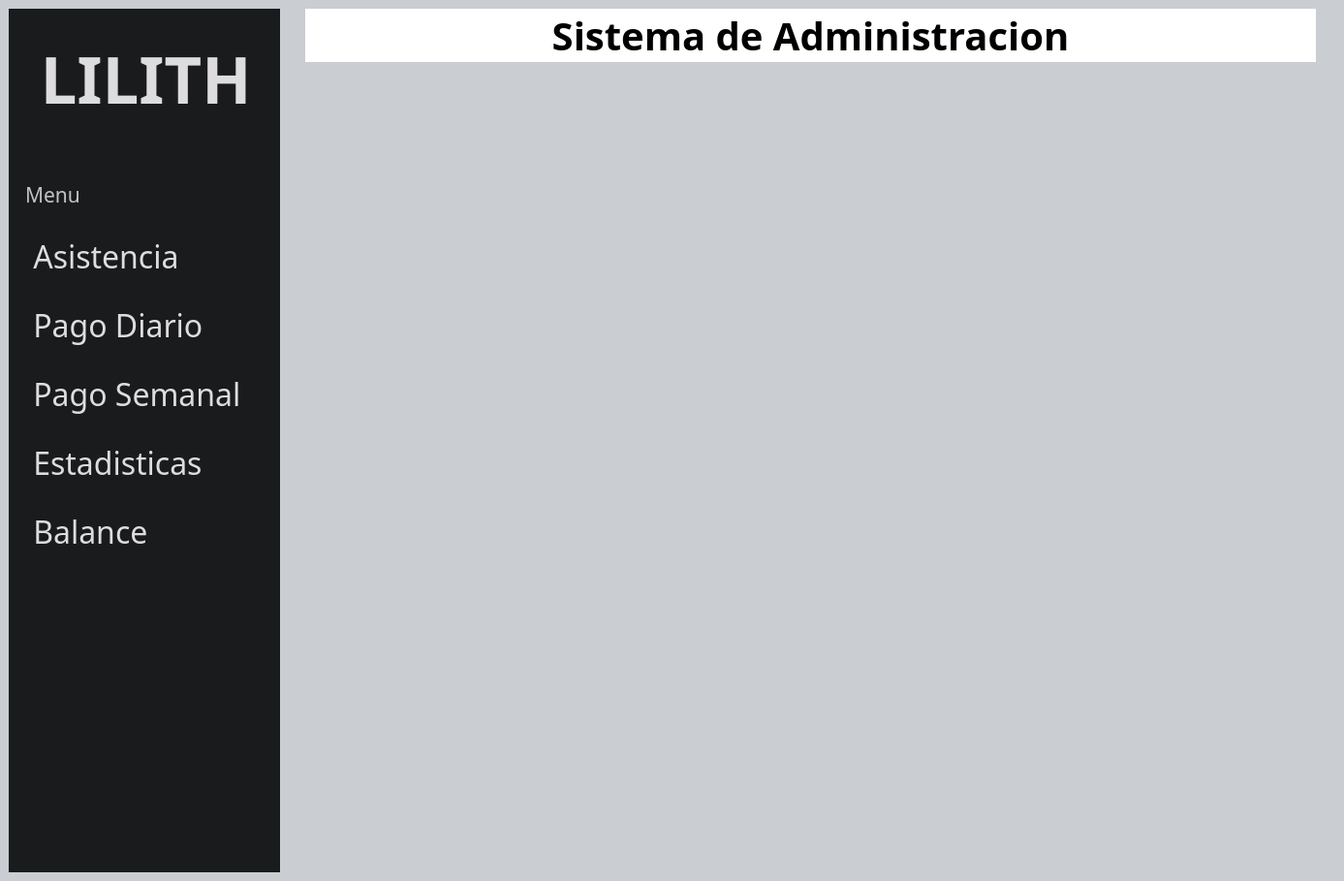
<?xml version="1.0" encoding="UTF-8"?>
<ui version="4.0">
 <class>MainWindow</class>
 <widget class="QMainWindow" name="MainWindow">
  <property name="geometry">
   <rect>
    <x>0</x>
    <y>0</y>
    <width>1387</width>
    <height>909</height>
   </rect>
  </property>
  <property name="font">
   <font>
    <family>MS PGothic</family>
   </font>
  </property>
  <property name="windowTitle">
   <string>Sistema de Administracion -  Menú</string>
  </property>
  <property name="styleSheet">
   <string notr="true">background-color:#cacdd1;
border:0;
</string>
  </property>
  <property name="tabShape">
   <enum>QTabWidget::Rounded</enum>
  </property>
  <widget class="QWidget" name="centralwidget">
   <layout class="QHBoxLayout" name="horizontalLayout">
    <item>
     <widget class="QFrame" name="frame">
      <property name="minimumSize">
       <size>
        <width>280</width>
        <height>0</height>
       </size>
      </property>
      <property name="maximumSize">
       <size>
        <width>230</width>
        <height>16777215</height>
       </size>
      </property>
      <property name="styleSheet">
       <string notr="true">background-color:#1a1b1d;
border-radius: 00 ;</string>
      </property>
      <property name="frameShape">
       <enum>QFrame::StyledPanel</enum>
      </property>
      <property name="frameShadow">
       <enum>QFrame::Raised</enum>
      </property>
      <layout class="QVBoxLayout" name="verticalLayout_2">
       <property name="spacing">
        <number>0</number>
       </property>
       <property name="leftMargin">
        <number>17</number>
       </property>
       <property name="topMargin">
        <number>0</number>
       </property>
       <property name="rightMargin">
        <number>14</number>
       </property>
       <property name="bottomMargin">
        <number>0</number>
       </property>
       <item>
        <widget class="QLabel" name="label_4">
         <property name="sizePolicy">
          <sizepolicy hsizetype="Preferred" vsizetype="Fixed">
           <horstretch>0</horstretch>
           <verstretch>0</verstretch>
          </sizepolicy>
         </property>
         <property name="font">
          <font>
           <family>Calibri Light</family>
           <pointsize>50</pointsize>
           <weight>75</weight>
           <bold>true</bold>
          </font>
         </property>
         <property name="styleSheet">
          <string notr="true">color:#dddcdf;</string>
         </property>
         <property name="text">
          <string>LILITH</string>
         </property>
         <property name="alignment">
          <set>Qt::AlignCenter</set>
         </property>
         <property name="margin">
          <number>-20</number>
         </property>
        </widget>
       </item>
       <item>
        <spacer name="verticalSpacer_2">
         <property name="orientation">
          <enum>Qt::Vertical</enum>
         </property>
         <property name="sizeType">
          <enum>QSizePolicy::Fixed</enum>
         </property>
         <property name="sizeHint" stdset="0">
          <size>
           <width>20</width>
           <height>33</height>
          </size>
         </property>
        </spacer>
       </item>
       <item>
        <widget class="QLabel" name="label_3">
         <property name="sizePolicy">
          <sizepolicy hsizetype="Preferred" vsizetype="Fixed">
           <horstretch>0</horstretch>
           <verstretch>0</verstretch>
          </sizepolicy>
         </property>
         <property name="font">
          <font>
           <family>Calibri Light</family>
           <pointsize>16</pointsize>
          </font>
         </property>
         <property name="styleSheet">
          <string notr="true">color:#c3c2c4; opacity:0.1;</string>
         </property>
         <property name="text">
          <string>Menu</string>
         </property>
         <property name="alignment">
          <set>Qt::AlignLeading|Qt::AlignLeft|Qt::AlignVCenter</set>
         </property>
         <property name="margin">
          <number>-1</number>
         </property>
        </widget>
       </item>
       <item>
        <widget class="QPushButton" name="boton_asistencia">
         <property name="font">
          <font>
           <family>Calibri Light</family>
           <pointsize>24</pointsize>
           <underline>false</underline>
          </font>
         </property>
         <property name="styleSheet">
          <string notr="true">QPushButton{
color:#dddcdf; 
text-align:left;
margin:0;
background-color:transparent;
border-radius:10;
}
QPushButton:hover{
background-color:rgb(83, 82, 82);
}</string>
         </property>
         <property name="text">
          <string> Asistencia</string>
         </property>
        </widget>
       </item>
       <item>
        <widget class="QPushButton" name="boton_pago_diario">
         <property name="font">
          <font>
           <family>Calibri Light</family>
           <pointsize>24</pointsize>
          </font>
         </property>
         <property name="layoutDirection">
          <enum>Qt::LeftToRight</enum>
         </property>
         <property name="styleSheet">
          <string notr="true">QPushButton{
color:#dddcdf; 
text-align:left;
margin:0;
background-color:transparent;
border-radius:10;
}
QPushButton:hover{
background-color:rgb(83, 82, 82);
}</string>
         </property>
         <property name="inputMethodHints">
          <set>Qt::ImhLowercaseOnly</set>
         </property>
         <property name="text">
          <string> Pago Diario</string>
         </property>
        </widget>
       </item>
       <item>
        <widget class="QPushButton" name="boton_pago_semanal">
         <property name="font">
          <font>
           <family>Calibri Light</family>
           <pointsize>24</pointsize>
          </font>
         </property>
         <property name="styleSheet">
          <string notr="true">QPushButton{
color:#dddcdf; 
text-align:left;
margin:0;
background-color:transparent;
border-radius:10;

}
QPushButton:hover{
background-color:rgb(83, 82, 82);
}
</string>
         </property>
         <property name="text">
          <string> Pago Semanal</string>
         </property>
        </widget>
       </item>
       <item>
        <widget class="QPushButton" name="boton_estadisticas">
         <property name="enabled">
          <bool>false</bool>
         </property>
         <property name="font">
          <font>
           <family>Calibri Light</family>
           <pointsize>24</pointsize>
          </font>
         </property>
         <property name="styleSheet">
          <string notr="true">QPushButton{
color:#dddcdf; 
text-align:left;
margin:0;
background-color:transparent;
border-radius:10;
}
QPushButton:hover{
background-color:rgb(83, 82, 82);
}</string>
         </property>
         <property name="text">
          <string> Estadisticas  </string>
         </property>
        </widget>
       </item>
       <item>
        <widget class="QPushButton" name="boton_balance">
         <property name="enabled">
          <bool>false</bool>
         </property>
         <property name="font">
          <font>
           <family>Calibri Light</family>
           <pointsize>24</pointsize>
          </font>
         </property>
         <property name="styleSheet">
          <string notr="true">QPushButton{
color:#dddcdf; 
text-align:left;
margin:0;
background-color:transparent;
border-radius:10;
}
QPushButton:hover{
background-color:rgb(83, 82, 82);
}</string>
         </property>
         <property name="text">
          <string> Balance  </string>
         </property>
        </widget>
       </item>
       <item>
        <spacer name="verticalSpacer">
         <property name="orientation">
          <enum>Qt::Vertical</enum>
         </property>
         <property name="sizeType">
          <enum>QSizePolicy::Fixed</enum>
         </property>
         <property name="sizeHint" stdset="0">
          <size>
           <width>20</width>
           <height>300</height>
          </size>
         </property>
        </spacer>
       </item>
      </layout>
     </widget>
    </item>
    <item>
     <layout class="QVBoxLayout" name="verticalLayout">
      <item>
       <layout class="QHBoxLayout" name="horizontalLayout_3">
        <item>
         <spacer name="horizontalSpacer">
          <property name="orientation">
           <enum>Qt::Horizontal</enum>
          </property>
          <property name="sizeType">
           <enum>QSizePolicy::Fixed</enum>
          </property>
          <property name="sizeHint" stdset="0">
           <size>
            <width>20</width>
            <height>20</height>
           </size>
          </property>
         </spacer>
        </item>
        <item>
         <widget class="QLabel" name="label_5">
          <property name="maximumSize">
           <size>
            <width>16777215</width>
            <height>100</height>
           </size>
          </property>
          <property name="font">
           <font>
            <family>Calibri Light</family>
            <pointsize>30</pointsize>
            <weight>75</weight>
            <bold>true</bold>
           </font>
          </property>
          <property name="styleSheet">
           <string notr="true">background-color:#ffffff;

;</string>
          </property>
          <property name="text">
           <string>Sistema de Administracion</string>
          </property>
          <property name="alignment">
           <set>Qt::AlignCenter</set>
          </property>
          <property name="wordWrap">
           <bool>false</bool>
          </property>
          <property name="margin">
           <number>0</number>
          </property>
         </widget>
        </item>
        <item>
         <spacer name="horizontalSpacer_2">
          <property name="orientation">
           <enum>Qt::Horizontal</enum>
          </property>
          <property name="sizeType">
           <enum>QSizePolicy::Fixed</enum>
          </property>
          <property name="sizeHint" stdset="0">
           <size>
            <width>20</width>
            <height>11</height>
           </size>
          </property>
         </spacer>
        </item>
       </layout>
      </item>
      <item>
       <widget class="QStackedWidget" name="stack">
        <property name="contextMenuPolicy">
         <enum>Qt::PreventContextMenu</enum>
        </property>
        <widget class="QWidget" name="page"/>
        <widget class="QWidget" name="page_2"/>
       </widget>
      </item>
     </layout>
    </item>
   </layout>
  </widget>
 </widget>
 <resources/>
 <connections/>
</ui>
